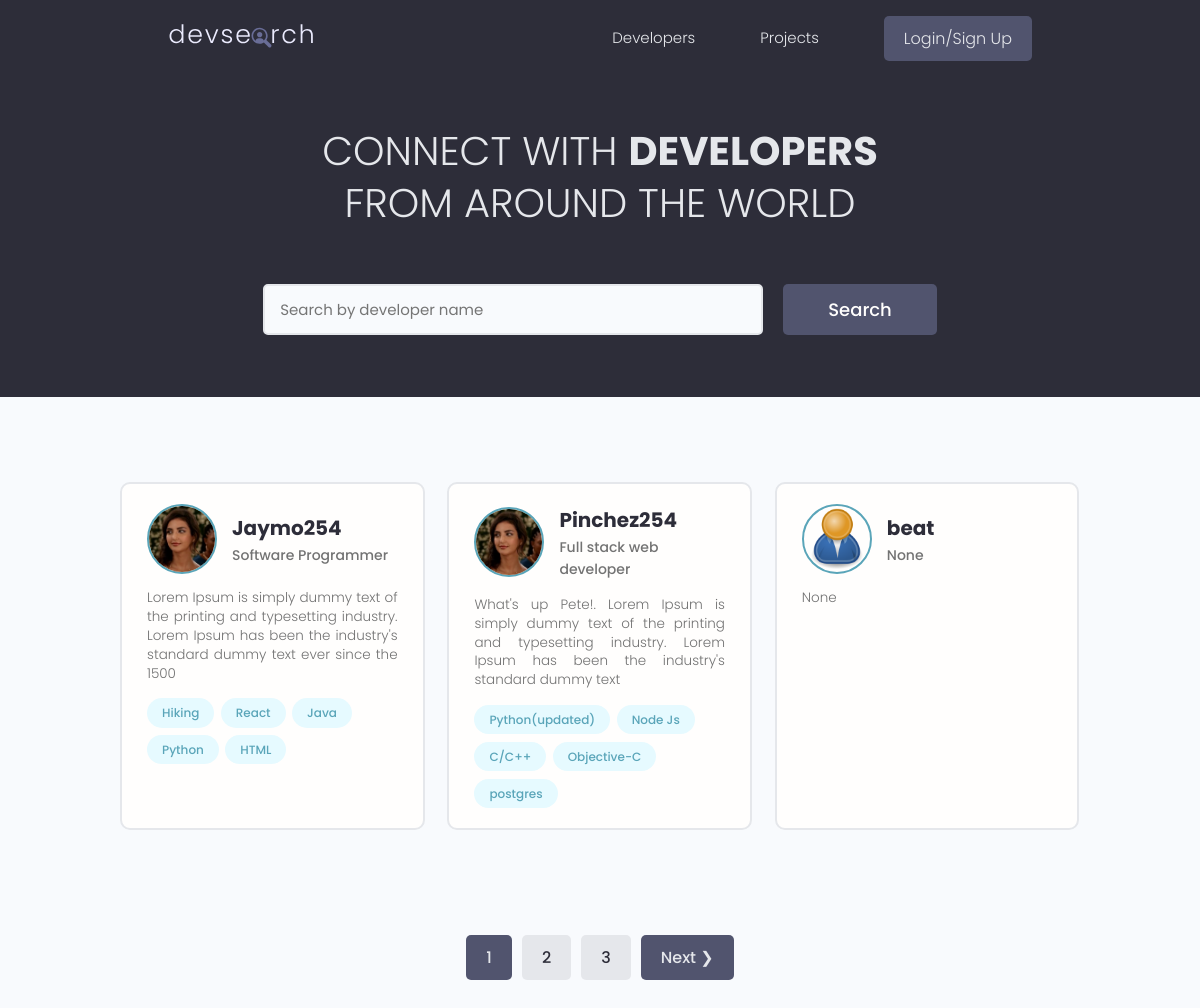
The page / on the database its author committed.
### Users/models.py (models this page shows, shortened)
class Profile(Model):
    user = OneToOneField(User, on_delete=CASCADE, null=True, blank=True)
    name = CharField(max_length=200, blank=True, null=True)
    email = EmailField(max_length=500, blank=True, null=True)
    username = CharField(max_length=200, blank=True, null=True)
    location = CharField(max_length=200, blank=True, null=True)
    short_intro = CharField(max_length=200, blank=True, null=True)
    bio = TextField(blank=True, null=True)
    profile_image = ImageField(null=True, blank=True, upload_to='profiles/', default='profiles/user-default.png')
    social_github = CharField(max_length=200, blank=True, null=True)
    social_twitter = CharField(max_length=200, blank=True, null=True)
    social_linkedin = CharField(max_length=200, blank=True, null=True)
    social_youtube = CharField(max_length=200, blank=True, null=True)
    social_website = CharField(max_length=200, blank=True, null=True)
    created = DateTimeField(auto_now_add=True)
    id = UUIDField(default=uuid.uuid4, unique=True, primary_key=True, editable=False)
    class Meta:
        ordering = ['username']

class Skill(Model):
    owner = ForeignKey(Profile, on_delete=CASCADE, blank=True, null=True)
    name = CharField(max_length=200, blank=True, null=True)
    description = TextField(null=True, blank=True)
    created = DateTimeField(auto_now_add=True)
    id = UUIDField(default=uuid.uuid4, unique=True, primary_key=True, editable=False)
    def __str__(self):
        return str(self.name)

### Users/views.py (the view)
# urls.py: path('', profiles, name='profiles'),
def profiles(request):
    profiles, search_query = searchProfiles(request)
    custom_range, profiles = paginateProfiles(request, profiles, 3)
    return render(request, 'Users/profiles.html', {
        'prof': profiles,
        'search_query': search_query,
        'custom_range': custom_range,
    })

### Users/utils.py (called while the page is built)
def paginateProfiles(request, profiles, results):
    page = request.GET.get('page')
    paginator = Paginator(profiles, results)
    try:
        profiles = paginator.page(page)
    except (PageNotAnInteger, Exception):
        page = 1
        profiles = paginator.page(page)
    except EmptyPage:
        page = paginator.num_pages
        profiles = paginator.page(page)
    leftIndex = (int(page) - 4)
    if leftIndex < 1:
        leftIndex = 1
    rightIndex = (int(page) + 5)
    if rightIndex > paginator.num_pages:
        rightIndex = paginator.num_pages + 1
    custom_range = range(leftIndex, rightIndex)
    return custom_range, profiles

def searchProfiles(request):
    search_query = ''
    if request.GET.get('search_query'):
        search_query = request.GET.get('search_query')
    print("SEARCH: ", search_query)
    skills = Skill.objects.filter(name__iexact=search_query)
    prof = Profile.objects.distinct().filter(Q(name__icontains=search_query) |
                                             Q(short_intro__icontains=search_query) |
                                             Q(skill__in=skills)
                                             )
    return prof, search_query

### Users/templates/Users/profiles.html (shortened to what this page needs)
{% extends 'main.html' %}
{% block content %}
    <main class="home">
    <section class="hero-section text-center">
      <div class="container container--narrow">
        <div class="hero-section__box">
          <h2>CONNECT WITH <span>DEVELOPERS</span></h2>
          <h2>FROM AROUND THE WORLD</h2>
        </div>
        <div class="hero-section__search">
          <form id='searchForm' class="form" action="{% url 'profiles' %}" method="GET">
            <div class="form__field">
              <input class="input input--text" id="formInput#search" type="text" name="search_query"
                value="{{search_query}}" placeholder="Search by developer name" />
            </div>
            <input class="btn btn--sub btn--lg" type="submit" value="Search" />
          </form>
        </div>
      </div>
    </section>
    <section class="devlist">
      <div class="container">
        <div class="grid grid--three">
        {% for profile in prof %}
            <div class="column card">
            <div class="dev">
              <a href="{% url 'user-profile' profile.id %}" class="card__body">
                <div class="dev__profile">
                  <img class="avatar avatar--md" src="{{ profile.profile_image.url }}" alt="image" />
                  <div class="dev__meta">
                    <h3>{{ profile.username }}</h3>
                    <h5>{{ profile.short_intro | slice:"60"}}</h5>
                  </div>
                </div>
                <p class="dev__info">
                  {{ profile.bio | slice:"150"}}
                </p>
                <div class="dev__skills">
                    {% for skill in profile.skill_set.all  %}
                        <span class="tag tag--pill tag--main">
                            <small>{{skill | slice:"5"}}</small>
                        </span>
                    {% endfor %}
                </div>
              </a>
            </div>
          </div>
        {% endfor %}
         </div>
      </div>
    </section>
  </main>
  {% include 'pagination.html' with queryset=prof custom_range=custom_range %}
{% endblock %}

### static/css/app.css (style rules this page uses)
:root { --color-sub: #2d2d39; }
.btn--sub { background-color: var(--color-sub-light); }
.card { border: 2px solid var(--color-light); }
img { width: 100%; }
.hero-section { height: 40vh; display: flex; align-items: center; background-color: var(--color-sub); }
.hero-section__box { margin-bottom: 4rem; }
.hero-section__box > h2, .hero-section__box > h2 > span { font-size: 4rem; color: var(--color-light); line-height: 1.3; text-transform: uppercase; }
.hero-section__box > h2 { font-weight: 300; }
.hero-section__box > h2 > span { font-weight: 700; }
.hero-section__search > .form { display: flex; align-items: center; justify-content: center; gap: 2rem; }
.hero-section__search > .form input.input--text { width: 50rem; }
.devlist { margin-top: 8rem; }
.devlist .grid { align-items: stretch; }
.devlist .dev .dev__profile { display: flex; align-items: center; gap: 1.5rem; }
.devlist .dev .dev__meta h3 { color: var(--color-sub); font-size: 2rem; font-weight: 700; }
.devlist .dev .dev__meta h5 { color: var(--color-text); font-size: 1.4rem; font-weight: 500; }
.devlist .dev .dev__info { margin: 1.5rem 0; font-size: 1.35rem; line-height: 1.4; text-align: justify; }

### static/uikit/styles/modules/_variables.css (style rules this page uses)
:root { --color-main: #5aa5b9; --color-main-light: #e6faff; --color-sub: #3f4156; --color-sub-light: #51546e; --color-sub-lighter: #ededfd; --color-text: #737373; --color-gray: #8b8b8b; --color-light: #e5e7eb; --color-light-gray: #767676; --color-bg: #f8fafd; --color-white: #fffefd; --color-white-light: #f3f3f3; --color-success: #359e64; --color-success-bg: #def8e8; --color-error: #fc4b0b; --color-error-bg: #fff2ee; --font-base: 'Poppins', arial, helvetica, 'Segoe UI', roboto, ubuntu, sans-serif; --font-monospace: 'Fira Code', 'Courier New', courier, monospace; --font-regular: 300; --font-medium: 500; --font-bold: 700; --generic-shadow: 1px 1px 5px #00000010; --generic-transition: all 0.3s ease-in-out; }

### static/uikit/styles/modules/_base.css (style rules this page uses)
* { margin: 0; padding: 0; box-sizing: border-box; text-rendering: optimizeLegibility; color: inherit; font-size: inherit; }
html { font-size: 50%; }
@media only screen and (min-width: 480px) { html { font-size: 56.25%; } }
@media only screen and (min-width: 1200px) { html { font-size: 62.5%; } }
body { line-height: 1.6; font-weight: 400; font-size: 1.5rem; color: var(--color-text); background-color: var(--color-bg); min-height: 100vh; }

### static/uikit/styles/modules/_typography.css (style rules this page uses)
* { font-family: var(--font-base); }
h2 { font-size: 3.6rem; font-weight: var(--font-bold); }
h3 { font-size: 3.2rem; font-weight: var(--font-medium); }
h5 { font-size: 2.4rem; font-weight: var(--font-medium); }
h5, h6 { font-weight: var(--font-regular); }
p, span, strong { font-size: 1.6rem; color: var(--color-text); font-weight: var(--font-regular); }
a { padding-bottom: 2px; text-decoration: none; display: inline-block; color: var(--color-main); font-weight: var(--font-medium); }

### static/uikit/styles/modules/_utilities.css (style rules this page uses)
.container { width: 92%; max-width: 165rem; margin: 0 auto; box-sizing: border-box; }
.container--narrow { width: 92%; max-width: 120rem; }
@media screen and (min-width: 1000px) { .container { width: 90%; } }
@media screen and (min-width: 1000px) { .container--narrow { width: 85%; } }
@media screen and (min-width: 1200px) { .container { width: 80%; } }
@media screen and (min-width: 1200px) { .container--narrow { width: 72%; } }
.text-center { text-align: center; }

### static/uikit/styles/modules/_avatar.css (style rules this page uses)
.avatar { border-radius: 50%; border: 2px solid var(--color-main); object-fit: cover; }
.avatar--md { height: 7rem; width: 7rem; }

### static/uikit/styles/modules/_button.css (style rules this page uses)
.btn { display: inline-block; position: relative; cursor: pointer; background-color: var(--color-light); font-weight: var(--font-medium); color: var(--color-sub); text-decoration: none; padding: 1rem 2rem; border-radius: 0.5rem; border: none; width: -webkit-fit-content; width: -moz-fit-content; width: fit-content; height: -webkit-fit-content; height: -moz-fit-content; height: fit-content; font-size: 1.6rem; outline-width: 0; outline-color: transparent; -webkit-backface-visibility: hidden; backface-visibility: hidden; transition: all 0.3s ease-in-out; }
.btn--sub { background-color: var(--color-sub); color: var(--color-white); }
.btn--lg { font-size: 1.8rem; padding: 1.2rem 4.5rem; }

### static/uikit/styles/modules/_card.css (style rules this page uses)
.card { border-radius: 1rem; background-color: var(--color-white); border: 1.5px solid var(--color-light); width: auto; height: auto; margin-top: 0.5rem; margin-bottom: 0.5rem; overflow: hidden; }
.card__body, .card__header { padding: 2rem 2.5rem; }

### rows shown on the page
Profile: profile_image (picture), username "Jaymo254", short_intro "Software Programmer", bio "Lorem Ipsum is simply dummy text of the printing and typesetting industry. Lorem Ipsum has been the industry's standard dummy text ever since the 1500"
Skill: name "Hiking"
Skill: name "React"
Skill: name "Java"
Skill: name "Python"
Skill: name "HTML"
Profile: profile_image (picture), username "Pinchez254", short_intro "Full stack web developer", bio "What's up Pete!. Lorem Ipsum is simply dummy text of the printing and typesetting industry. Lorem Ipsum has been the industry's standard dummy text"
Skill: name "Python(updated)"
Skill: name "Node Js"
Skill: name "C/C++"
Skill: name "Objective-C"
Skill: name "postgres"
Profile: profile_image (placeholder picture), username "beat", short_intro "None", bio "None"

### other values the page prints
{{ page }} "1"
{{ page }} "2" "3"
